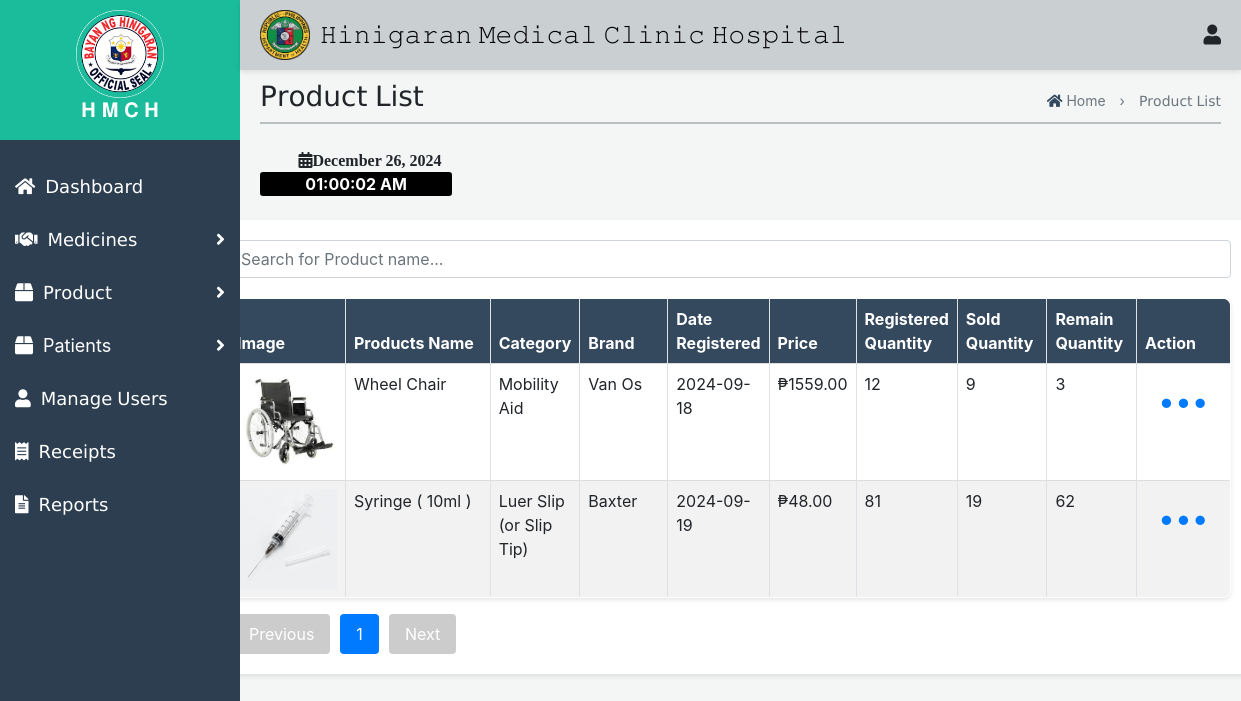
Page /Admin/PharmacyProductList.php on the earlier database version.
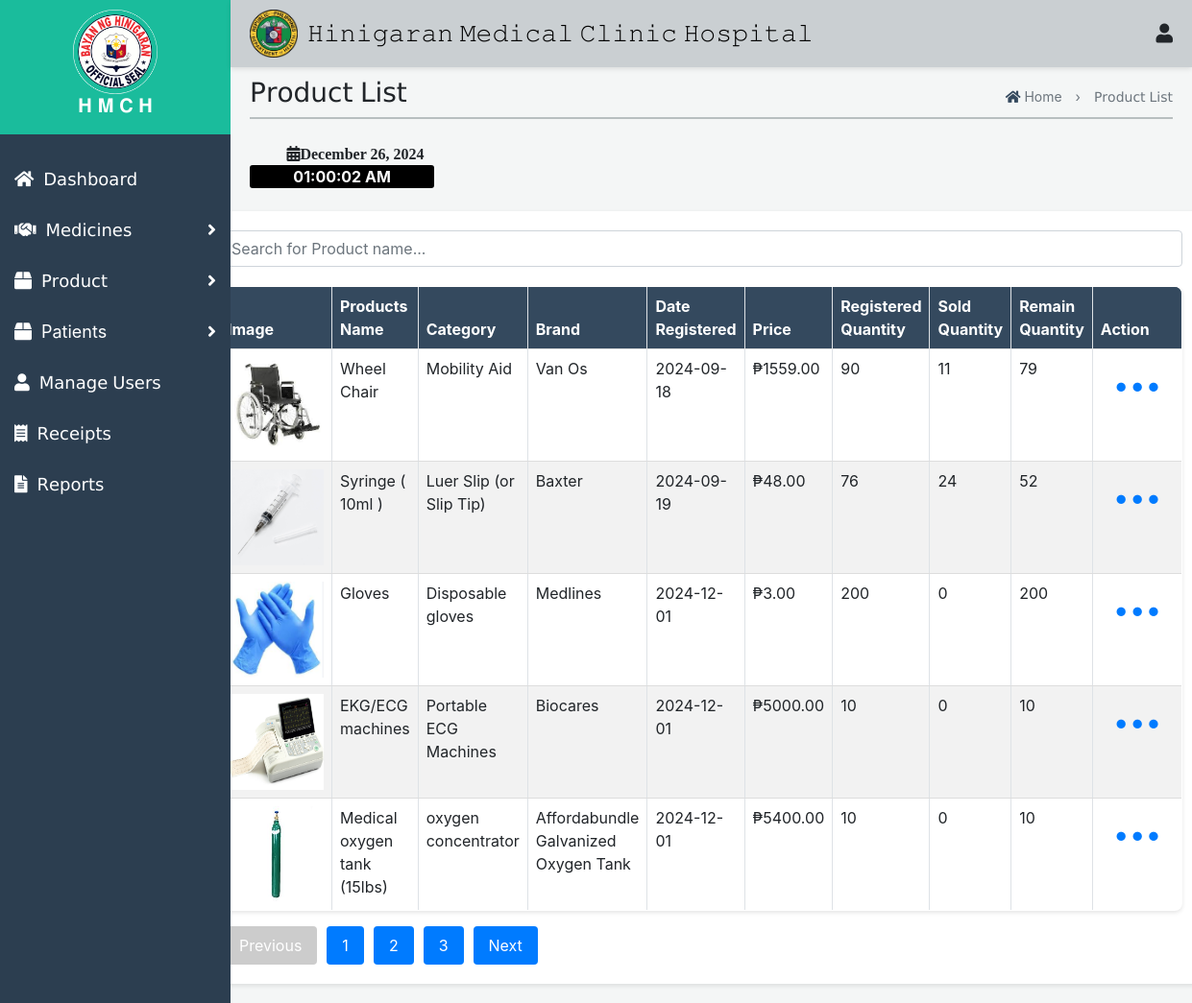
Same page on the later database version.
### tables this page shows
CREATE TABLE `pharmacy_products` (
  `id` int(11) NOT NULL,
  `image` varchar(255) NOT NULL,
  `product` varchar(255) NOT NULL,
  `category` varchar(255) NOT NULL,
  `brand` varchar(255) NOT NULL,
  `date_registered` date NOT NULL,
  `selling_price` decimal(10,2) NOT NULL,
  `registered_quantity` varchar(255) DEFAULT '0',
  `sold_quantity` int(11) DEFAULT 0,
  `remaining_quantity` int(11) GENERATED ALWAYS AS (`registered_quantity` - `sold_quantity`) STORED
);

### Admin/PharmacyProductList.php (the view, shortened to what the changed rows need)
<?php
$servername = "localhost";
$username = "root";
$password = "";
$dbname = "database";
$conn = new mysqli($servername, $username, $password, $dbname);
$records_per_page = 5;
$page = isset($_GET['page']) ? (int)$_GET['page'] : 1;
$start_from = ($page - 1) * $records_per_page;
$sql = "SELECT * FROM pharmacy_products LIMIT $start_from, $records_per_page";
$result = $conn->query($sql);
$total_records_sql = "SELECT COUNT(*) FROM pharmacy_products";
$total_records_result = $conn->query($total_records_sql);
$total_records = $total_records_result->fetch_array()[0];
$total_pages = ceil($total_records / $records_per_page);
?>
<!DOCTYPE html>
<html lang="en">
<head>
    <link rel="stylesheet" href="Med.css">
     <link rel="stylesheet" href="Receipt.css">
    <link href="https://maxcdn.bootstrapcdn.com/bootstrap/4.5.2/css/bootstrap.min.css" rel="stylesheet">
    <link href="https://cdnjs.cloudflare.com/ajax/libs/font-awesome/5.15.4/css/all.min.css" rel="stylesheet">
</head>
<body>
    <div class="top-nav">
    <div class="icon-container">
        <h1>𝙷𝚒𝚗𝚒𝚐𝚊𝚛𝚊𝚗 𝙼𝚎𝚍𝚒𝚌𝚊𝚕 𝙲𝚕𝚒𝚗𝚒𝚌 𝙷𝚘𝚜𝚙𝚒𝚝𝚊𝚕</h1>
    </div>
</div>
    <div id="mySidenav" class="side-nav">
        <div class="logo-container">
            <h2>𝐇 𝐌 𝐂 𝐇</h2>
        </div>
    </div>
    <div id="mainContent" class="main-content">
<div class="first1" style="opacity: 0.9; border-top: 2px solid #b2babb; margin-top: -20px;"></div><br>
<div class="container mt-4">
    <div class="medicines-content-wrapper" style="width: 112%; margin-left: -67px;">
    <table id="medicines-table" class="table table-bordered">
        <thead>
            <tr>
                <th>Image</th>
                <th style="width: 15%;">Products Name</th>
                <th>Category</th>
                <th style="width: 9%;">Brand</th>
                <th>Date Registered</th>
                <th>Price</th>
                <th style="width: 9%;">Registered Quantity</th>
                <th style="width: 9%;">Sold Quantity</th>
                <th style="width: 9%;">Remain Quantity</th>
                <th style="width: 9%;">Action</th>
            </tr>
        </thead>
        <tbody>
            <?php if ($result->num_rows > 0): ?>
                <?php while($row = $result->fetch_assoc()): ?>
                    <tr>
                        <td><img src="<?= $row["image"] ?>" alt="Product Image" class="img-fluid" style="max-width: 100px;"></td>
                        <td><?= $row["product"] ?></td>
                        <td><?= $row["category"] ?></td>
                        <td><?= $row["brand"] ?></td>
                        <td><?= $row["date_registered"] ?></td>
                        <td>₱<?= $row["selling_price"] ?></td>
                        <td><?= $row["registered_quantity"] ?></td>
                        <td><?= $row["sold_quantity"] ?></td>
                        <td><?= $row["remaining_quantity"] ?></td>
                        <td>
                            <button class="btn btn-link" type="button" id="dropdownMenuButton" data-toggle="dropdown" aria-haspopup="true" aria-expanded="false" style="text-decoration: none; font-size: 30px">
                                •••
                            </button>
                        </td>
                    </tr>
                <?php endwhile; ?>
            <?php else: ?>
                <tr><td colspan="10">No records found</td></tr>
            <?php endif; ?>
        </tbody>
    </table>
        <div class="pagination">
            <?php if ($page > 1): ?>
                <a href="?page=<?= $page - 1 ?>">Previous</a>
            <?php else: ?>
                <a class="disabled">Previous</a>
            <?php endif; ?>
            <?php for ($i = 1; $i <= $total_pages; $i++): ?>
                <a href="?page=<?= $i ?>"><?= $i ?></a>
            <?php endfor; ?>
            <?php if ($page < $total_pages): ?>
                <a href="?page=<?= $page + 1 ?>">Next</a>
            <?php else: ?>
                <a class="disabled">Next</a>
            <?php endif; ?>
        </div>
</div>
</body>
</html>

Differences in the rows shown:
changed pharmacy_products "Wheel Chair": registered_quantity "12" → "90"; sold_quantity "9" → "11"; remaining_quantity "3" → "79"
changed pharmacy_products "Syringe ( 10ml )": registered_quantity "81" → "76"; sold_quantity "19" → "24"; remaining_quantity "62" → "52"
added pharmacy_products: image (picture), product "Gloves", category "Disposable gloves", brand "Medlines", date_registered "2024-12-01", selling_price "3.00", registered_quantity "200", sold_quantity "0", remaining_quantity "200"
added pharmacy_products: image (picture), product "EKG/ECG machines", category "Portable ECG Machines", brand "Biocares", date_registered "2024-12-01", selling_price "5000.00", registered_quantity "10", sold_quantity "0", remaining_quantity "10"
added pharmacy_products: image (picture), product "Medical oxygen tank (15lbs)", category "oxygen concentrator", brand "Affordabundle Galvanized Oxygen Tank", date_registered "2024-12-01", selling_price "5400.00", registered_quantity "10", sold_quantity "0", remaining_quantity "10"
Other differences:
new list line: "2"
new list line: "3"
